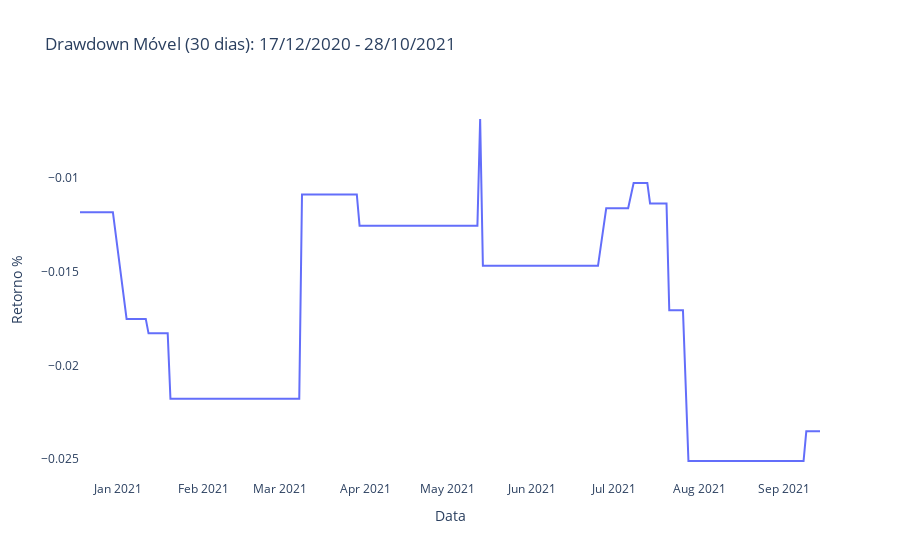

This figure's notebook cell:
### Markdown cell above
- Drawdown

### Code cell
rol_drawdown_fut = rets_carteira_fut.rolling(window=30).min()

fig = go.Figure()

fig.add_trace(
    go.Scatter(
        x=rol_drawdown_fut.index,
        y=rol_drawdown_fut['Retornos'].dropna()
    )
)

fig.update_layout(
    title=f'Drawdown Móvel (30 dias): {start_fut} - {end_fut}',
    yaxis=dict(
        title='Retorno %',
        showgrid=False
    ),
    xaxis=dict(
        title='Data',
        showgrid=False,
        showspikes=True,
        spikethickness=2,
        spikedash='dot',
        spikecolor='#999999',
        spikemode='across'
    ),
    plot_bgcolor="#FFF",
    hoverdistance=100,
    spikedistance=1000
)

fig.show()

### Figure 1 — Plotly figure (JSON) as saved in the notebook; plotly's stock layout.template omitted (floating-point values rounded to 4 significant figures; data arrays with more than 128 entries replaced by an {"elided": "..."} marker saying what was removed)
{"data": [{"type": "scatter", "x": {"elided": "205 str values"}, "y": {"elided": "176 float values"}}], "layout": {"hoverdistance": 100, "plot_bgcolor": "#FFF", "spikedistance": 1000, "title": {"text": "Drawdown Móvel (30 dias): 17/12/2020 - 28/10/2021"}, "xaxis": {"showgrid": false, "showspikes": true, "spikecolor": "#999999", "spikedash": "dot", "spikemode": "across", "spikethickness": 2, "title": {"text": "Data"}}, "yaxis": {"showgrid": false, "title": {"text": "Retorno %"}}}}
